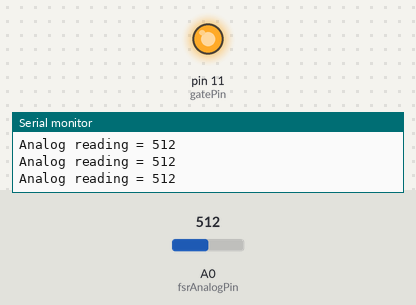
The sketch below on a simulated Arduino Uno, built with avr-gcc and run on an emulated ATmega328P. On the bench: output pins drawn as LEDs (lit = HIGH), the last lines printed to the serial monitor. Inputs (shaded band) come from the test bench; at power-on: A0 (fsrAnalogPin) = 512.

Above: at 1.2 s.
1.3 s: A0 (fsrAnalogPin) set to 53
3.5 s: A0 (fsrAnalogPin) set to 46
At 5.6 s:
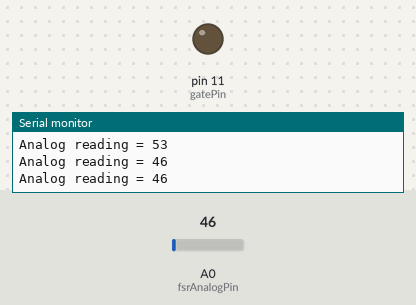
6.0 s: A0 (fsrAnalogPin) set to 122
At 7.4 s:
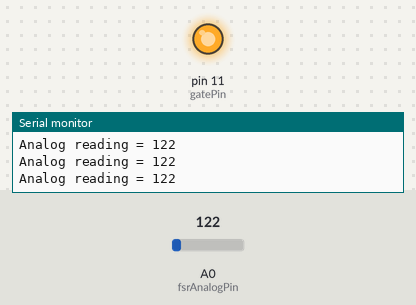
8.3 s: A0 (fsrAnalogPin) set to 40
At 10.7 s:
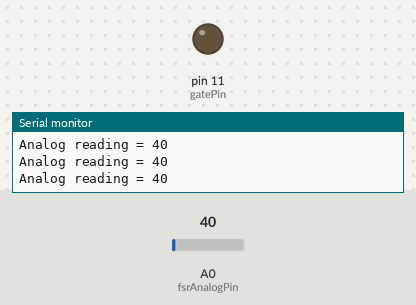
Timing chart, 0 to 11.8 s (numbered marks = the images above; inputs shaded):
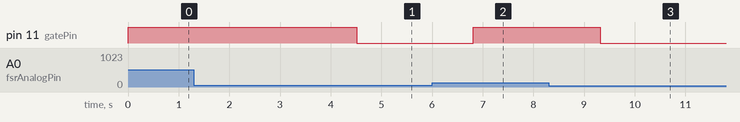

The sketch:

motor.ino
```cpp
/* FSR testing sketch.

Connect one end of FSR to 5V, the other end to Analog 0.
Then connect one end of a 10K resistor from Analog 0 to ground
Connect LED from pin 11 through a resistor to ground

For more information see www.ladyada.net/learn/sensors/fsr.html */

int fsrAnalogPin = 0; // FSR is connected to analog 0
int gatePin = 11;      // connect Red LED to pin 11 (PWM pin)
int fsrReading;      // the analog reading from the FSR resistor divider
bool carPresent = 0;


void setup(void) {
  Serial.begin(9600);   // We'll send debugging information via the Serial monitor
  pinMode(gatePin, OUTPUT);
}

void loop(void) {
  fsrReading = analogRead(fsrAnalogPin);
  Serial.print("Analog reading = ");
  Serial.println(fsrReading);

  if (fsrReading > 50 && carPresent){


  }else if (fsrReading > 50 && !carPresent){

    digitalWrite(gatePin,HIGH);
    carPresent=1;

  }else{
    delay(1000);
    digitalWrite(gatePin,LOW);
    carPresent=0;
  }

  delay(100);
}
```

Measured:
- the behaviour switches between 51 and 50 on A0 (fsrAnalogPin) (found by bisection; images 0 and 1)
- after the input at 3.5 s, pin 11 (gatePin): HIGH → LOW after 1.0 s
- after the input at 6.0 s, pin 11 (gatePin): LOW → HIGH after 0.82 s
- after the input at 8.3 s, pin 11 (gatePin): HIGH → LOW after 1.0 s
